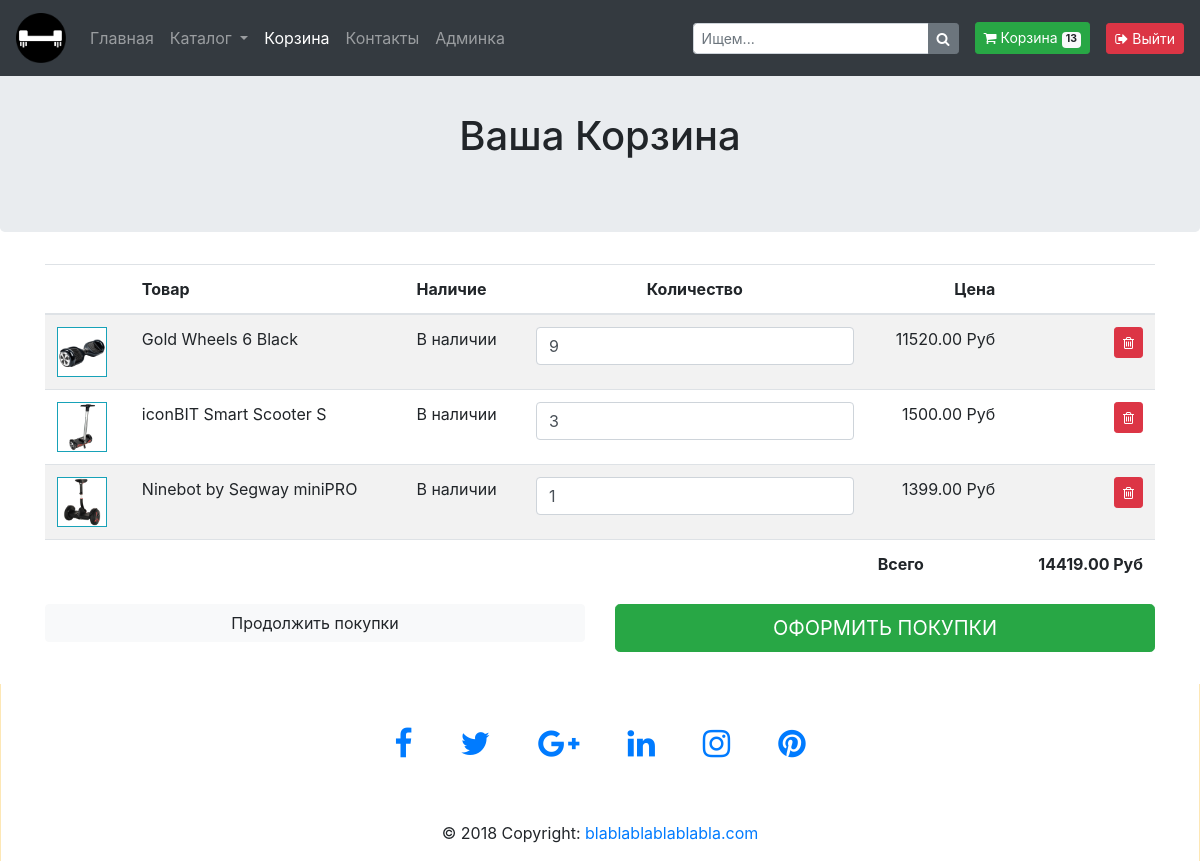
Page /basket/ (signed in) on the earlier database version.
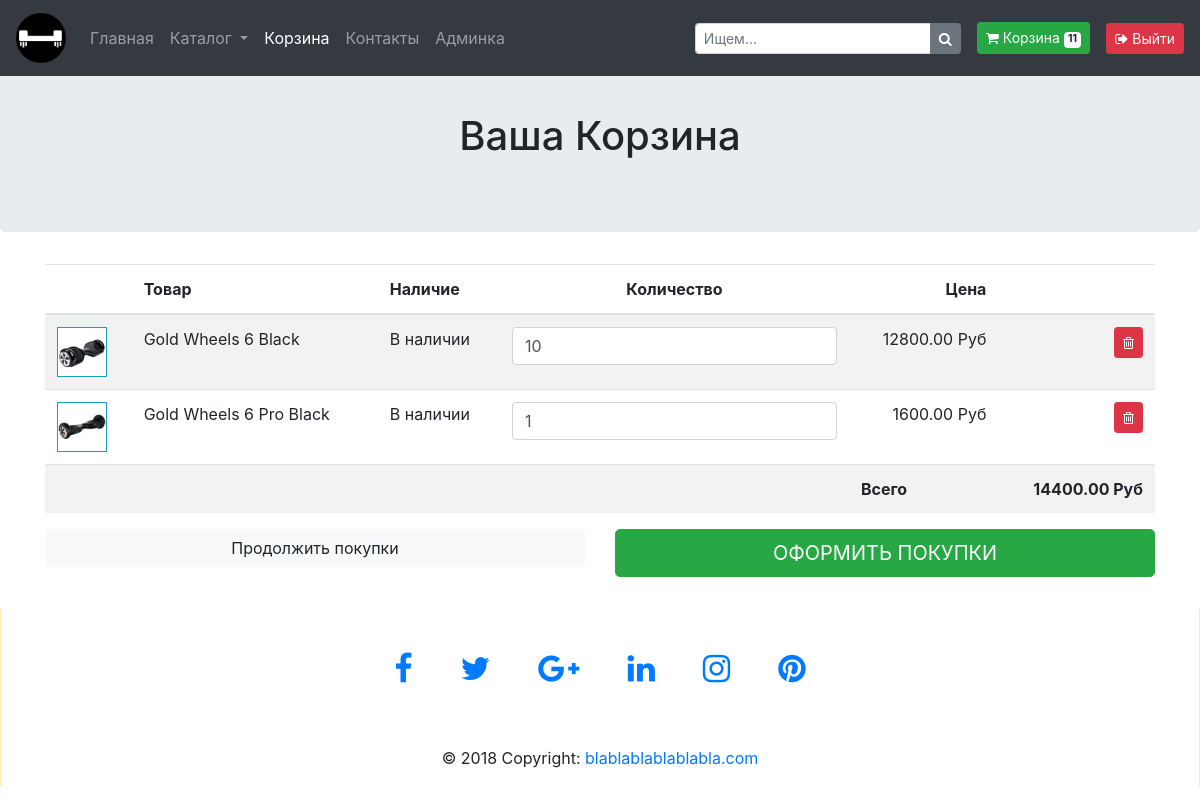
Same page on the later database version.
### basketapp/models.py (models this page shows)
class Basket(models.Model):
    product = models.ForeignKey(Catalogue, on_delete=models.CASCADE, related_name='basket')
    user = models.ForeignKey(settings.AUTH_USER_MODEL, on_delete=models.CASCADE)
    quantity = models.PositiveIntegerField(verbose_name='количество', default=0)
    add_datetime = models.DateTimeField(verbose_name='время', auto_now_add=True)
    def _get_total_quantity(self):
        _items = Basket.objects.filter(user=self.user)
        return sum(list(map(lambda x: x.quantity, _items)))
    def _get_total_price(self, old=False):
        _items = Basket.objects.filter(user=self.user)
        if old:
            _total_price = sum(list(map(lambda x: x.product.old_price * x.quantity, _items)))
        else:
            _total_price = sum(list(map(lambda x: x.product.price * x.quantity, _items)))
        return _total_price
    def _get_total_old_price(self):
        temp = self._get_total_price(old=True)
        if not temp:
            temp = self._get_total_price()
        return temp
    total_quantity = property(_get_total_quantity)
    total_price = property(_get_total_price)
    total_old_price = property(_get_total_old_price)

### authapp/models.py (models this page shows)
class ShopUser(AbstractUser):
    profile_pic = models.ImageField(verbose_name='изображение профиля', upload_to='profiles_pic', blank=True)
    age = models.PositiveSmallIntegerField(verbose_name='возраст')

### mainapp/models.py (models this page shows, shortened)
class Catalogue(models.Model):
    category = models.ForeignKey(ProductCategory, on_delete=models.CASCADE)
    name = models.CharField(verbose_name="Название продукта", max_length=200, unique=True)
    image = models.ImageField(verbose_name="Изображение продукта", upload_to='products_images', blank=True)
    short_desc = models.CharField(verbose_name="Краткое описание", max_length=60, blank=True)
    description = models.TextField(verbose_name="Детальное описание", blank=True)
    price = models.DecimalField(verbose_name="Текущая цена", max_digits=8, decimal_places=2, default=0)
    old_price = models.DecimalField(verbose_name="Старая цена", max_digits=8, decimal_places=2, default=0)
    sale = models.PositiveIntegerField(verbose_name="Скида", default=0)
    new_product = models.BooleanField(verbose_name="Новый товар", default=False)
    storage = models.PositiveIntegerField(verbose_name="Остатки на складе", default=0)

### basketapp/views.py (the view)
# urls.py: path('', basket, name='main'),
@login_required
def basket(request):
    context = {
        'title': 'корзина'
    }
    context.update(get_cart(request))
    return render(request, 'basketapp/basket.html', context)

### basketapp/templatetags/mult.py (called while the page is built)
@register.simple_tag()
def multiply(qty, unit_price, *args, **kwargs):
    return qty * unit_price

### basketapp/views.py (called while the page is built)
def get_cart(request):
    cart = []
    if request.user.is_authenticated:
        cart = Basket.objects.filter(user=request.user)
    common_data.update({'cart': cart})
    return common_data

### basketapp/templates/basketapp/basket.html (shortened to what this page needs)
{% extends 'mainapp/base.html' %}
{% load staticfiles %}
{% block mainsite %}
{% include 'mainapp/include/inc__navigation_menu.html/'%}
<br>
<br>
<section class="jumbotron text-center">
    <div class="container">
        <h1 class="jumbotron-heading">Ваша Корзина</h1>
    </div>
</section>
<div class="container mb-4">
    <div class="row">
        <div class="col-12 basket_list">
        {% include 'basketapp/include/basket_list.html/'%}
        <div class="col mb-2">
            <div class="row">
                <div class="col-sm-12  col-md-6">
                    <button class="btn btn-block btn-light">Продолжить покупки</button>
                </div>
                <div class="col-sm-12 col-md-6 text-right">
                    <button class="btn btn-lg btn-block btn-success text-uppercase">Оформить покупки</button>
                </div>
            </div>
        </div>
    </div>
</div>
{% endblock %}

### mainapp/templates/mainapp/include/inc__navigation_menu.html (shortened to what this page needs)
{% load staticfiles %}
<nav class="navbar navbar-expand-md navbar-dark bg-dark nav_padding fixed-top">
    <a class="navbar-brand" href="{% url 'index' %}">
        <img src="{% static 'img/hover_board.png' %}" width="50" height="50" alt="">
    </a>
    <div class="collapse navbar-collapse" id="navbarNavAltMarkup">
        <div class="navbar-nav">
            <a class="nav-item nav-link {% if request.resolver_match.url_name == 'index'%} active {% endif %}"
               href="{% url 'index' %}">
                Главная
            </a>
            <li class="nav-item dropdown">
                <a class="nav-link dropdown-toggle
                        "
                   href="#" id="navbarDropdownMenuLink" data-toggle="dropdown"
                   aria-haspopup="true" aria-expanded="false">
                    Каталог
                </a>
            </li>
            <a class="nav-item nav-link {% if request.resolver_match.namespaces.0 == 'basket'%} active {% endif %}"
               href="{% url 'basket:main' %}">Корзина</a>
            <a class="nav-item nav-link {% if request.resolver_match.url_name == 'contacts'%} active {% endif %}"
               href="#">Контакты</a>
            {% if user.is_superuser %}
            <a class="nav-item nav-link"
               href="{% url 'admin:users' %}">Админка</a>
            {% endif %}
        </div>
    </div>
    <form class="form-inline my-2 my-lg-0">
        <div class="input-group input-group-sm">
            <input type="text" class="form-control" aria-label="Small" aria-describedby="inputGroup-sizing-sm"
                   placeholder="Ищем...">
            <div class="input-group-append">
                <button type="button" class="btn btn-secondary btn-number">
                    <i class="fa fa-search"></i>
                </button>
            </div>
        </div>
        <a class="btn btn-success btn-sm ml-3" href="{% url 'basket:main' %}">
            <i class="fa fa-shopping-cart"></i> Корзина
            <span class="badge badge-light">{% if cart %} {{ cart.0.total_quantity }} {% else %} 0 {% endif %}</span>
        </a>
        {% if user.is_authenticated %}
        <a class="btn btn-danger btn-sm ml-3" href="{% url 'auth:logout' %}">
            <i class="fa fa-sign-out"></i> Выйти
        </a>
        {% else %}
        <a class="btn btn-success btn-sm ml-3" href="{% url 'auth:auth' %}">
            <i class="fa fa-sign-in"></i> Войти
        </a>
        {% endif %}
    </form>
</nav>

### basketapp/templates/basketapp/include/basket_list.html
{% load staticfiles %}
{% load mult %}
<div class="table-responsive">
    <table class="table table-striped">
        <thead>
        <tr>
            <th scope="col"></th>
            <th scope="col">Товар</th>
            <th scope="col">Наличие</th>
            <th scope="col" class="text-center">Количество</th>
            <th scope="col" class="text-right">Цена</th>
            <th></th>
        </tr>
        </thead>
        <tbody>
        {% for item in cart %}
        <tr class="basket_rows">
            <td><img class="border border-info" style="height: 50px" src="/media/{{ item.product.image }}"/>
            </td>
            <td>{{ item.product.name }}</td>
            <td>В наличии</td>
            <td><input class="form-control" name="{{ item.product.id }}" type="number" min="1"
                       value="{{ item.quantity }}"></td>
            <td class="text-right">{% multiply item.product.price item.quantity %} Руб</td>
            <td class="text-right">
                <a href="{% url 'basket:remove' item.product.id %}" class="btn btn-sm btn-danger">
                    <i class="fa fa-trash-o"></i>
                </a>
            </td>
        </tr>
        {% endfor %}
        <tr>
            <td></td>
            <td></td>
            <td></td>
            <td></td>
            <td><strong>Всего</strong></td>
            <td class="text-right"><strong>{% if cart %} {{ cart.0.total_price }} {% else %} 0 {% endif %}
                Руб</strong></td>
        </tr>
        </tbody>
    </table>
</div>
</div>

Differences in the rows shown:
removed Basket: product.image (picture), product.name "iconBIT Smart Scooter S", quantity "3", product+quantity "1500.00"
removed Basket: product.image (picture), product.name "Ninebot by Segway miniPRO", quantity "1", product+quantity "1399.00"
changed Basket "Gold Wheels 6 Black": user+quantity "13" → "11"; quantity "9" → "10"; product+quantity "11520.00" → "12800.00"; user+product+quantity "14419.00" → "14400.00"
added Basket: product.image (picture), product.name "Gold Wheels 6 Pro Black", quantity "1", product+quantity "1600.00"
